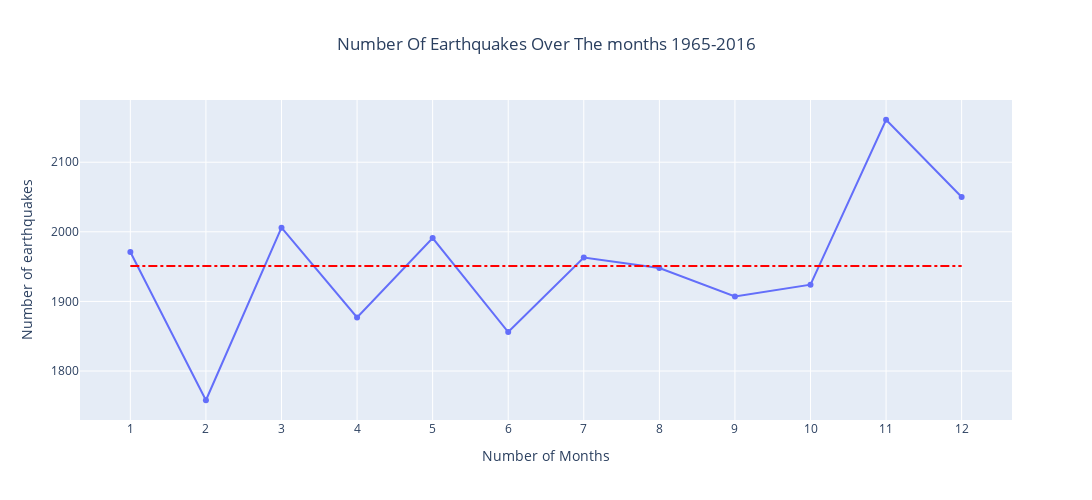

Notebook cell for this chart:
### Markdown cell above
**Observation:**

- On 11th day of the month the total number of recorded earthquakes have been found to be 905 which is maximum.

- We can also see that on 31st day of the month the least number of earthquakes have been recorded and found to be 346.

### Code cell
# Preparing the data.
data['Month'] = data['Date'].dt.month
tmp = data.groupby(by='Month').count()
tmp = tmp.reset_index()[['Month','Magnitude']]

# Making the Figure
fig = go.Figure()

# Adding scatter trace to the figure
fig.add_trace(trace=go.Scatter(x=tmp['Month'], 
                               y=tmp['Magnitude'],
                               mode='lines+markers'))

# Adding a horizontal line to the graph
fig.add_shape(type="line", 
              x0=tmp['Month'][0], 
              y0=tmp['Magnitude'].mean(), 
              x1=tmp['Month'][11], 
              y1=tmp['Magnitude'].mean(), 
              line=dict(color="Red", 
                        width=2,
                        dash="dashdot"),
              name='Mean')

# Updating the layout of the figure.
fig.update_layout(height=500,
                  width=1200,
                  title= 'Number Of Earthquakes Over The months 1965-2016',
                  title_x=0.5,
                  yaxis_title="Number of earthquakes",
                  xaxis_title="Number of Months",
                  xaxis = dict(tickmode = 'linear',
                               tick0 = 0.0,
                               dtick = 1))

# Plotting the figure.
fig.show()

### Figure 1 — Plotly figure (JSON) as saved in the notebook; plotly's stock layout.template omitted (floating-point values rounded to 4 significant figures)
{"data": [{"mode": "lines+markers", "type": "scatter", "x": [1, 2, 3, 4, 5, 6, 7, 8, 9, 10, 11, 12], "y": [1971, 1758, 2006, 1877, 1991, 1856, 1963, 1948, 1907, 1924, 2161, 2050]}], "layout": {"height": 500, "shapes": [{"line": {"color": "Red", "dash": "dashdot", "width": 2}, "name": "Mean", "type": "line", "x0": 1, "x1": 12, "y0": 1951, "y1": 1951}], "title": {"text": "Number Of Earthquakes Over The months 1965-2016", "x": 0.5}, "width": 1200, "xaxis": {"dtick": 1, "tick0": 0, "tickmode": "linear", "title": {"text": "Number of Months"}}, "yaxis": {"title": {"text": "Number of earthquakes"}}}}
